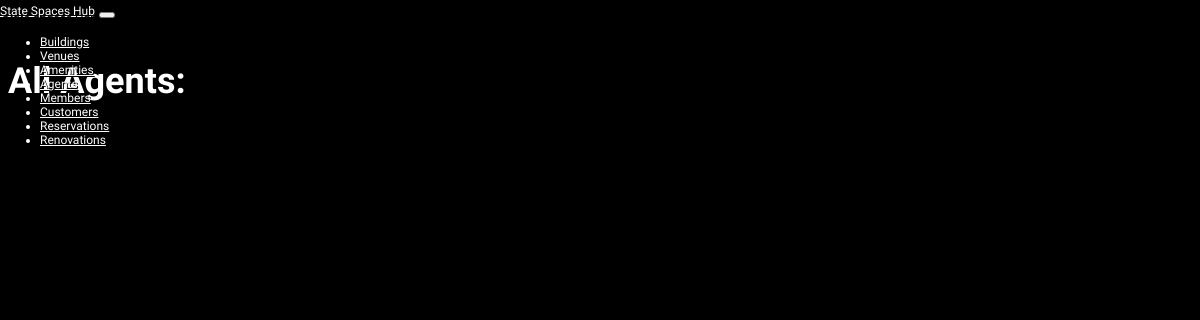
Before: /agent/list with the older database file.
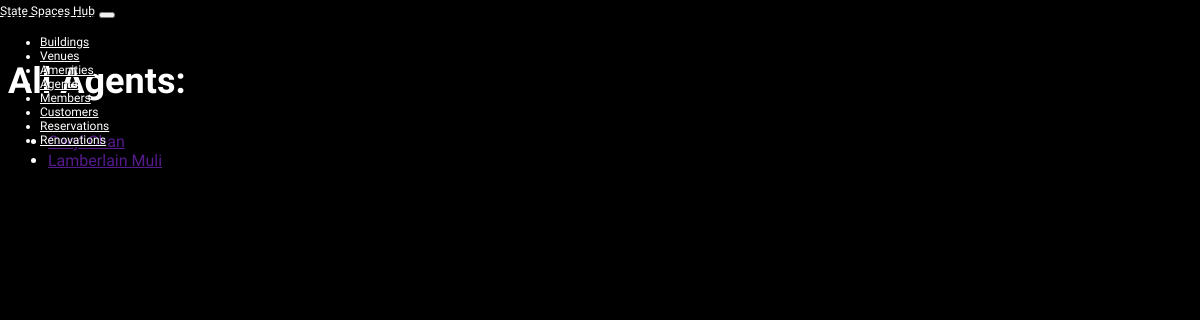
After: the same page with the newer database file.
### StateSpacesHub/models.py (models this page shows, shortened)
class Agent(models.Model):
    first_name = models.CharField(max_length=255)
    last_name = models.CharField(max_length=255)
    assigned_building = models.ForeignKey(Building, on_delete=models.SET_NULL, null=True, blank=True)

### StateSpacesHub/views.py (the view)
# urls.py: path('agent/list', AgentListView.as_view(), name='agent'),
class AgentListView(ListView):
    model = Agent
    template_name = 'agent/AgentList.html'
    context_object_name = 'agents'
    def get_context_data(self, **kwargs):
        context = super().get_context_data(**kwargs)
        context['agents'] = Agent.objects.all()
        context['total_agents'] = Agent.objects.count()
        return context

### templates/agent/AgentList.html (shortened to what this page needs)
{% extends "base.html" %}
{% load static %}
{% block content %}
  <h2>All Agents:</h2>
  <ul>
      {% for agent in agents %}
        <li><a href="{{agent.get_absolute_url}}">{{ agent.first_name }} {{agent.last_name}}</a></li>
      {% endfor %}
  </ul>
{% endblock content %}

Changed rows visible on the page:
added Agent: first_name "Caryl", last_name "Chan"
added Agent: first_name "Lamberlain", last_name "Muli"
